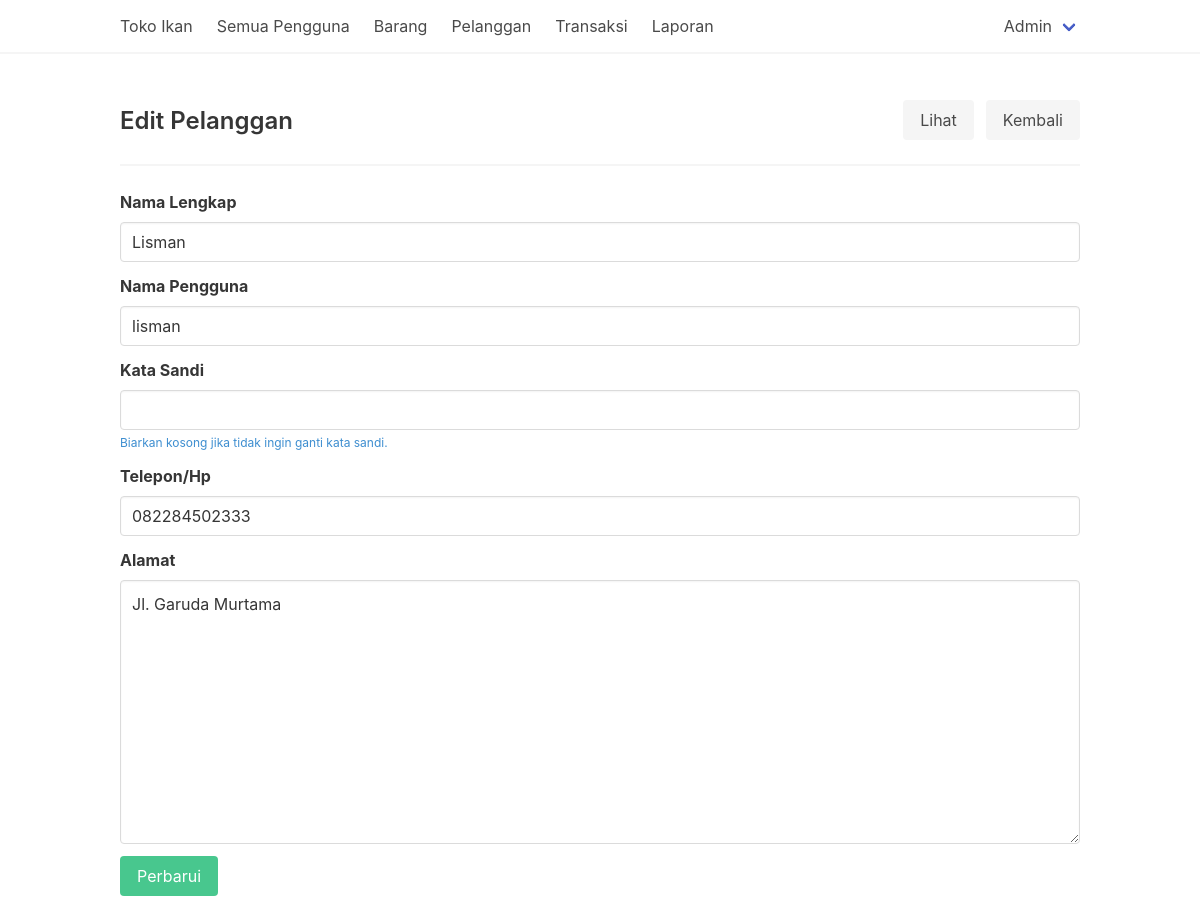
Page /pelanggan-edit.php?id=9 (signed in) on the committed database.
### tables this page shows
CREATE TABLE `users` (
  `id_user_055` int(11) NOT NULL,
  `nama_user_055` varchar(40) NOT NULL,
  `username_user_055` varchar(30) NOT NULL,
  `password_user_055` varchar(255) NOT NULL,
  `telepon_user_055` varchar(20) NOT NULL,
  `alamat_user_055` varchar(80) NOT NULL,
  `role_user_055` enum('admin','waiter','owner','customer') DEFAULT 'customer'
);

### config/function.php (called while the page is built, shortened)
<?php
function old($var, $val = '')
{
    return $_POST[$var] ?? $val;
}

### pelanggan-edit.php (the view, shortened to what this page needs)
<?php
require_once "template/theHeader.php";
?>
<div class="level">
    <div class="level-left">
        <div class="level-item">
            <h1 class="title is-4">Edit Pelanggan</h1>
        </div>
    </div>
    <div class="level-right">
        <div class="level-item">
            <a href="pelanggan-show.php?id=<?= $_GET['id'] ?>" class="button is-light">Lihat</a>
        </div>
        <div class="level-item">
            <a href="pelanggan.php" class="button is-light">Kembali</a>
        </div>
    </div>
</div>
<hr>
<?php
if (isset($_GET['id'])) {
    $query = $conn->query(sprintf("SELECT * FROM users WHERE id_user_055 = %s", $_GET['id']));
    $item = $query->fetch_object();
} else {
    return header('Location:pelanggan.php');
}
?>
<form action="" method="post">
    <div class="field">
        <label for="nama" class="label">Nama Lengkap</label>
        <div class="control">
            <input type="text" name="nama" id="nama" class="input" value="<?= old('nama', $item->nama_user_055); ?>" required>
        </div>
    </div>
    <div class="field">
        <label for="nama_pengguna" class="label">Nama Pengguna</label>
        <div class="control">
            <input type="text" name="nama_pengguna" id="nama_pengguna" class="input" value="<?= old('nama_pengguna', $item->username_user_055) ?>" required>
        </div>
    </div>
    <div class="field">
        <label for="kata_sandi" class="label">Kata Sandi</label>
        <div class="control">
            <input type="password" name="kata_sandi" id="kata_sandi" class="input" value="<?= old('kata_sandi') ?>">
        </div>
        <span class="help is-info">Biarkan kosong jika tidak ingin ganti kata sandi.</span>
    </div>
    <div class="field">
        <label for="telepon" class="label">Telepon/Hp</label>
        <div class="control">
            <input type="tel" name="telepon" id="telepon" class="input" value="<?= old('telepon', $item->telepon_user_055); ?>" required>
        </div>
    </div>
    <div class="field">
        <label for="alamat" class="label">Alamat</label>
        <div class="control">
            <textarea name="alamat" id="alamat" cols="30" rows="10" class="textarea"><?= old('alamat', $item->alamat_user_055); ?></textarea>
        </div>
    </div>
    <div class="field">
        <button name="simpan" class="button is-success">Perbarui</button>
    </div>
</form>
<?php
require_once "template/theFooter.php"
?>

### rows in the picture
users: nama "Lisman", nama_pengguna "lisman", telepon "082284502333", alamat "Jl. Garuda Murtama"

### other values in the picture
$_SESSION['name'] "Admin"
